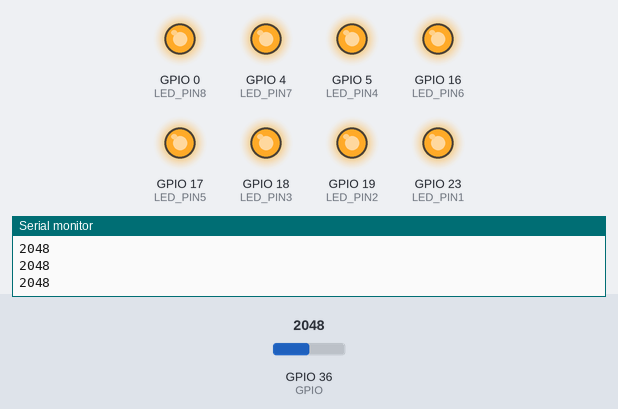
Bench run of a program on a simulated ESP32. On the bench: output pins drawn as LEDs (lit = HIGH), the last lines printed to the serial monitor. The test bench sets the inputs (shaded band); at power-on: GPIO 36 (GPIO) = 2048.

Above: at 1.3 s.
1.4 s: GPIO 36 (GPIO) set to 1973
At 3.2 s:
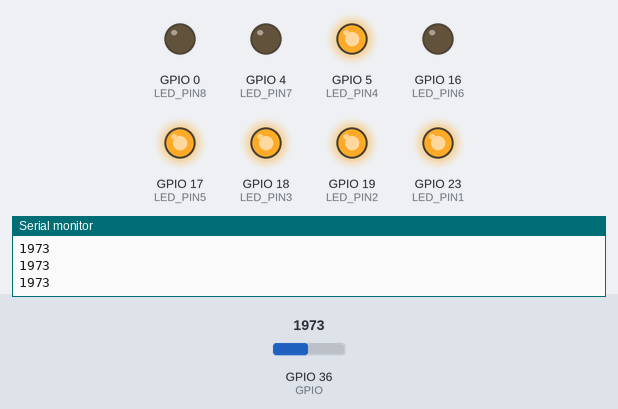
3.5 s: GPIO 36 (GPIO) set to 1053
5.2 s: GPIO 36 (GPIO) set to 936
At 6.5 s:
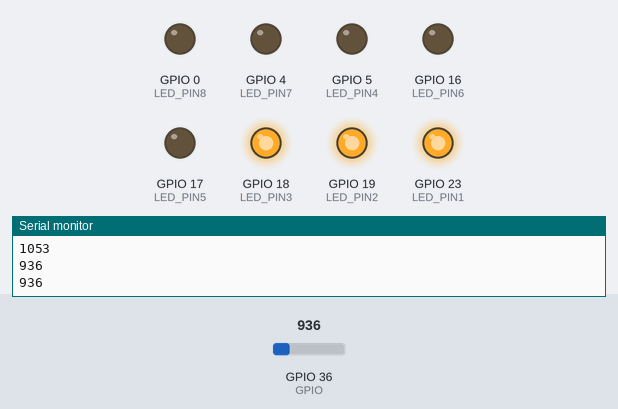
7.5 s: GPIO 36 (GPIO) set to 552
9.2 s: GPIO 36 (GPIO) set to 466
At 10.8 s:
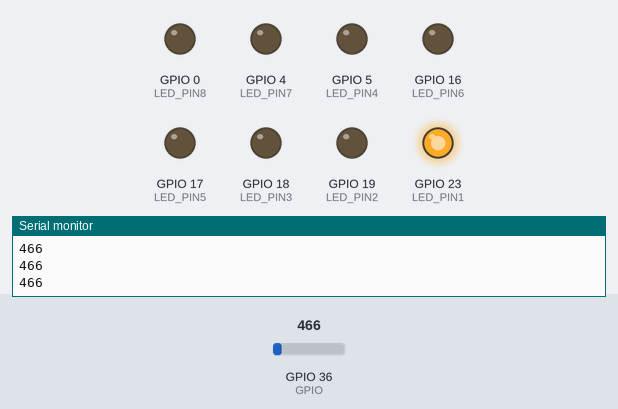
11.5 s: GPIO 36 (GPIO) set to 540
At 12.4 s:
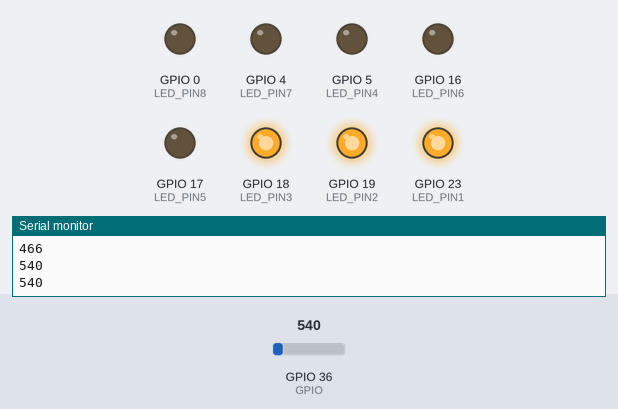
Timing chart, 0 to 14.5 s (numbered marks = the images above; inputs shaded):
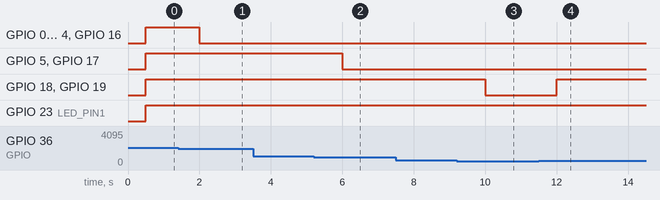

The program:

main.cpp
```cpp
#include <Arduino.h>
#define LED_PIN1 23
#define LED_PIN2 19
#define LED_PIN3 18
#define LED_PIN4 5
#define LED_PIN5 17
#define LED_PIN6 16
#define LED_PIN7 4
#define LED_PIN8 0
#define GPIO 36

void setup() {
  pinMode(LED_PIN1, OUTPUT);
  pinMode(LED_PIN2, OUTPUT);
  pinMode(LED_PIN3, OUTPUT);
  pinMode(LED_PIN4, OUTPUT);
  pinMode(LED_PIN5, OUTPUT);
  pinMode(LED_PIN6, OUTPUT);
  pinMode(LED_PIN7, OUTPUT);
  pinMode(LED_PIN8, OUTPUT);
  Serial.begin(9600);
}

void loop() {
  int sensorValue = analogRead(GPIO);
  Serial.println(sensorValue);
  delay(500);

  if (sensorValue >= 0 && sensorValue <= 500) {
    digitalWrite(LED_PIN1, HIGH);
    digitalWrite(LED_PIN2, LOW);
    digitalWrite(LED_PIN3, LOW);
    digitalWrite(LED_PIN4, LOW);
    digitalWrite(LED_PIN5, LOW);
    digitalWrite(LED_PIN6, LOW);
    digitalWrite(LED_PIN7, LOW);
    digitalWrite(LED_PIN8, LOW);
  }
  else if (sensorValue >= 501 && sensorValue <= 1000) {
    digitalWrite(LED_PIN1, HIGH);
    digitalWrite(LED_PIN2, HIGH);
    digitalWrite(LED_PIN3, HIGH);
    digitalWrite(LED_PIN4, LOW);
    digitalWrite(LED_PIN5, LOW);
    digitalWrite(LED_PIN6, LOW);
    digitalWrite(LED_PIN7, LOW);
    digitalWrite(LED_PIN8, LOW);
  }
  else if(sensorValue >= 1001 && sensorValue <= 2000) {
    digitalWrite(LED_PIN1, HIGH);
    digitalWrite(LED_PIN2, HIGH);
    digitalWrite(LED_PIN3, HIGH);
    digitalWrite(LED_PIN4, HIGH);
    digitalWrite(LED_PIN5, HIGH);
    digitalWrite(LED_PIN6, LOW);
    digitalWrite(LED_PIN7, LOW);
    digitalWrite(LED_PIN8, LOW);
  }
  else {
    digitalWrite(LED_PIN1, HIGH);
    digitalWrite(LED_PIN2, HIGH);
    digitalWrite(LED_PIN3, HIGH);
    digitalWrite(LED_PIN4, HIGH);
    digitalWrite(LED_PIN5, HIGH);
    digitalWrite(LED_PIN6, HIGH);
    digitalWrite(LED_PIN7, HIGH);
    digitalWrite(LED_PIN8, HIGH);
  }
}
```

Week_2.cpp
```cpp
/*week2
#include <Arduino.h>

// กำหนดพอร์ต
const int sw1 = 15;
const int rad1 = 23;
const int green1 = 19;
const int yellow1 = 18;
const int sw2 = 2;
const int rad2 = 5;
const int green2 = 17;
const int yellow2 = 16;

// ตัวแปรสถานะ
bool isBlinking = false;

// โปรโตไทป์ของฟังก์ชัน (ประกาศไว้ก่อน)
void blinkAllLights();
void trafficLightSequence();

void setup() {
  // กำหนดพอร์ตทั้งหมดเป็น OUTPUT หรือ INPUT
  pinMode(rad1, OUTPUT);
  pinMode(green1, OUTPUT);
  pinMode(yellow1, OUTPUT);
  pinMode(rad2, OUTPUT);
  pinMode(green2, OUTPUT);
  pinMode(yellow2, OUTPUT);
  pinMode(sw1, INPUT_PULLUP);
  pinMode(sw2, INPUT_PULLUP);

  // ปิดไฟทั้งหมดในตอนเริ่มต้น
  digitalWrite(rad1, LOW);
  digitalWrite(green1, LOW);
  digitalWrite(yellow1, LOW);
  digitalWrite(rad2, LOW);
  digitalWrite(green2, LOW);
  digitalWrite(yellow2, LOW);
}

void loop() {
  // ตรวจจับการกดปุ่ม sw1
  if (digitalRead(sw1) == HIGH) {
    delay(100); // ป้องกันการกดซ้ำ
    isBlinking = !isBlinking; // สลับโหมดระหว่างไฟจราจรปกติและกระพริบ
  }

  if (isBlinking) {
    blinkAllLights(); // โหมดไฟกระพริบ
  } else {
    trafficLightSequence(); // โหมดไฟจราจรปกติ
  }
}

void trafficLightSequence() {
  // ลำดับไฟจราจร
  // ไฟแดงแยก 1 และไฟเขียวแยก 2
  digitalWrite(rad1, HIGH);
  digitalWrite(green2, HIGH);
  delay(2000);

  // ไฟเหลืองทั้งสองแยก
  digitalWrite(rad1, LOW);
  digitalWrite(green2, LOW);
  digitalWrite(yellow1, HIGH);
  digitalWrite(yellow2, HIGH);
  delay(2000);

  // ไฟเขียวแยก 1 และไฟแดงแยก 2
  digitalWrite(yellow1, LOW);
  digitalWrite(yellow2, LOW);
  digitalWrite(green1, HIGH);
  digitalWrite(rad2, HIGH);
  delay(2000);

  // ไฟเหลืองทั้งสองแยก
  digitalWrite(green1, LOW);
  digitalWrite(rad2, LOW);
  digitalWrite(yellow1, HIGH);
  digitalWrite(yellow2, HIGH);
  delay(2000);

  // ปิดไฟทั้งหมด
  digitalWrite(yellow1, LOW);
  digitalWrite(yellow2, LOW);
}

void blinkAllLights() {
  // โหมดกระพริบไฟ
  const int blinkDelay = 500; // ระยะเวลาในการกระพริบ

  // เปิดไฟทั้งหมด
  digitalWrite(rad1, HIGH);
  digitalWrite(green1, HIGH);
  digitalWrite(yellow1, HIGH);
  digitalWrite(rad2, HIGH);
  digitalWrite(yellow2, HIGH);
  digitalWrite(green2, HIGH);
  delay(blinkDelay);

  // ปิดไฟทั้งหมด
  digitalWrite(rad1, LOW);
  digitalWrite(green1, LOW);
  digitalWrite(yellow1, LOW);
  digitalWrite(rad2, LOW);
  digitalWrite(yellow2, LOW);
  digitalWrite(green2, LOW);
  delay(blinkDelay);}
  */
```

Measured:
- the behaviour switches between 2001 and 2000 on GPIO 36 (GPIO) (found by bisection; images 0 and 1)
- the behaviour switches between 1001 and 1000 on GPIO 36 (GPIO) (found by bisection; images 1 and 2)
- the behaviour switches between 501 and 500 on GPIO 36 (GPIO) (found by bisection; images 2 and 3)
- after the input at 1.4 s, GPIO 0 (LED_PIN8), GPIO 4 (LED_PIN7), GPIO 16 (LED_PIN6): HIGH → LOW after 0.60 s
- after the input at 5.2 s, GPIO 5 (LED_PIN4), GPIO 17 (LED_PIN5): HIGH → LOW after 0.80 s
- after the input at 9.2 s, GPIO 18 (LED_PIN3), GPIO 19 (LED_PIN2): HIGH → LOW after 0.80 s
- after the input at 11.5 s, GPIO 18 (LED_PIN3), GPIO 19 (LED_PIN2): LOW → HIGH after 0.50 s
